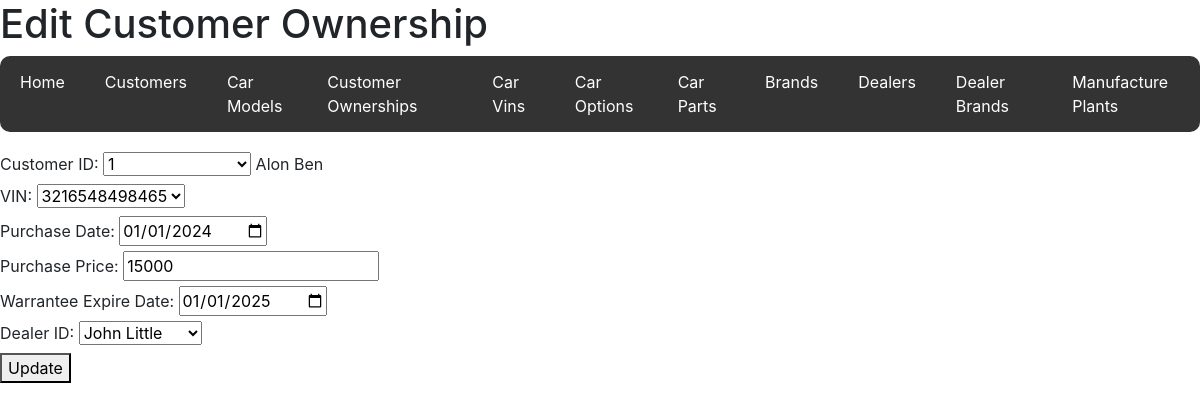
Page /customer_ownership/1/3216548498465 on the committed database.
### code/models.py (models this page shows)
class CustomerOwnership(db.Model):
    __tablename__ = "Customer_Ownership"
    customer_id = db.Column(
        db.Integer, db.ForeignKey("Customers.customer_id"), primary_key=True
    )
    vin = db.Column(db.Integer, db.ForeignKey("Car_Vins.vin"), primary_key=True)
    purchase_date = db.Column(db.Date)
    purchase_price = db.Column(db.Integer)
    warrantee_expire_date = db.Column(db.Date)
    dealer_id = db.Column(db.Integer, db.ForeignKey("Dealers.dealer_id"))
    customer = db.relationship("Customer", back_populates="ownerships")
    car_vin = db.relationship("CarVin", back_populates="ownership")
    dealer = db.relationship("Dealer", back_populates="ownerships")

class CarVin(db.Model):
    __tablename__ = "Car_Vins"
    vin = db.Column(db.Integer, primary_key=True)
    model_id = db.Column(db.Integer, db.ForeignKey("Models.model_id"))
    option_set_id = db.Column(db.Integer, db.ForeignKey("Car_Options.option_set_id"))
    manufactured_date = db.Column(db.Date)
    manufactured_plant_id = db.Column(
        db.Integer, db.ForeignKey("Manufacture_Plant.manufacture_plant_id")
    )
    ownership = db.relationship("CustomerOwnership", back_populates="car_vin")
    car_model = db.relationship("CarModel", back_populates="car_vins")
    car_option = db.relationship("CarOption", back_populates="car_vins")
    manufacture_plant = db.relationship("ManufacturePlant", back_populates="car_vins")

class Dealer(db.Model):
    __tablename__ = "Dealers"
    dealer_id = db.Column(db.Integer, primary_key=True)
    dealer_name = db.Column(db.String(50))
    dealer_address = db.Column(db.String(128))
    ownerships = db.relationship("CustomerOwnership", back_populates="dealer")
    dealer_brands = db.relationship("DealerBrand", back_populates="dealer")

### code/routes/customer_ownerships.py (the view, shortened to what this page needs)
@ownerships_bp.route(
    "/customer_ownership/<int:customer_id>/<int:vin>", methods=["GET", "POST"]
)
def view_customer_ownership(customer_id, vin):
    ownership = CustomerOwnership.query.get_or_404((customer_id, vin))
    customers = Customer.query.all()
    customers_dict = [
        {
            "customer_id": c.customer_id,
            "first_name": c.first_name,
            "last_name": c.last_name,
        }
        for c in customers
    ]
    vins = CarVin.query.all()
    vins_dict = [{"vin": v.vin} for v in vins]
    dealers = Dealer.query.all()
    dealers_dict = [
        {"dealer_id": d.dealer_id, "dealer_name": d.dealer_name} for d in dealers
    ]
    return render_template(
        "customer_ownership_form.html",
        ownership=ownership,
        customers=customers_dict,
        vins=vins_dict,
        dealers=dealers_dict,
    )

### code/templates/customer_ownership_form.html (shortened to what this page needs)
{% extends 'base.html' %}
{% block header %}
<h1>{% if ownership %}Edit{% else %}New{% endif %} Customer Ownership</h1>
{% endblock %}
{% block content %}
<form action="{% if ownership %}{{ url_for('ownerships.view_customer_ownership', customer_id=ownership.customer_id, vin=ownership.vin) }}{% else %}{{ url_for('ownerships.new_customer_ownership') }}{% endif %}" method="POST">
    <label for="customer_id">Customer ID:</label>
    <select id="customer_id" name="customer_id" onchange="updateCustomerName()">
        {% for customer in customers %}
        <option value="{{ customer.customer_id }}" {% if ownership and ownership.customer_id == customer.customer_id %}selected{% endif %}>
            {{ customer.customer_id }}
        </option>
        {% endfor %}
    </select>
    <span id="customer_name"></span><br>
    <label for="vin">VIN:</label>
    <select id="vin" name="vin">
        {% for vin in vins %}
        <option value="{{ vin.vin }}" {% if ownership and ownership.vin == vin.vin %}selected{% endif %}>
            {{ vin.vin }}
        </option>
        {% endfor %}
    </select><br>
    <label for="purchase_date">Purchase Date:</label>
    <input type="date" id="purchase_date" name="purchase_date" value="{{ ownership.purchase_date if ownership else '' }}" required><br>
    <label for="purchase_price">Purchase Price:</label>
    <input type="number" id="purchase_price" name="purchase_price" value="{{ ownership.purchase_price if ownership else '' }}" required><br>
    <label for="warrantee_expire_date">Warrantee Expire Date:</label>
    <input type="date" id="warrantee_expire_date" name="warrantee_expire_date" value="{{ ownership.warrantee_expire_date if ownership else '' }}" required><br>
    <label for="dealer_id">Dealer ID:</label>
    <select id="dealer_id" name="dealer_id">
        {% for dealer in dealers %}
        <option value="{{ dealer.dealer_id }}" {% if ownership and ownership.dealer_id == dealer.dealer_id %}selected{% endif %}>
            {{ dealer.dealer_name }}
        </option>
        {% endfor %}
    </select><br>
    <button type="submit">{% if ownership %}Update{% else %}Create{% endif %}</button>
</form>
{% endblock %}

### rows in the picture
CustomerOwnership: customer_id "1", vin "3216548498465", purchase_date "01/01/2024", purchase_price "15000", warrantee_expire_date "01/01/2025", dealer_id "John Little"
